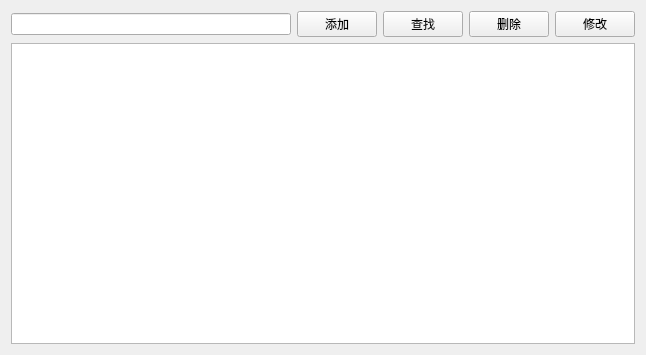
<?xml version="1.0" encoding="UTF-8"?>
<ui version="4.0">
 <class>PatientView</class>
 <widget class="QWidget" name="PatientView">
  <property name="geometry">
   <rect>
    <x>0</x>
    <y>0</y>
    <width>646</width>
    <height>355</height>
   </rect>
  </property>
  <property name="windowTitle">
   <string>患者管理</string>
  </property>
  <layout class="QVBoxLayout" name="verticalLayout">
   <item>
    <layout class="QHBoxLayout" name="horizontalLayout">
     <item>
      <widget class="QLineEdit" name="txtSearch"/>
     </item>
     <item>
      <widget class="QPushButton" name="btAdd">
       <property name="text">
        <string>添加</string>
       </property>
      </widget>
     </item>
     <item>
      <widget class="QPushButton" name="btSearch">
       <property name="text">
        <string>查找</string>
       </property>
      </widget>
     </item>
     <item>
      <widget class="QPushButton" name="btDelete">
       <property name="text">
        <string>删除</string>
       </property>
      </widget>
     </item>
     <item>
      <widget class="QPushButton" name="btEdit">
       <property name="text">
        <string>修改</string>
       </property>
      </widget>
     </item>
    </layout>
   </item>
   <item>
    <widget class="QTableView" name="tableView"/>
   </item>
  </layout>
 </widget>
 <resources/>
 <connections/>
</ui>
